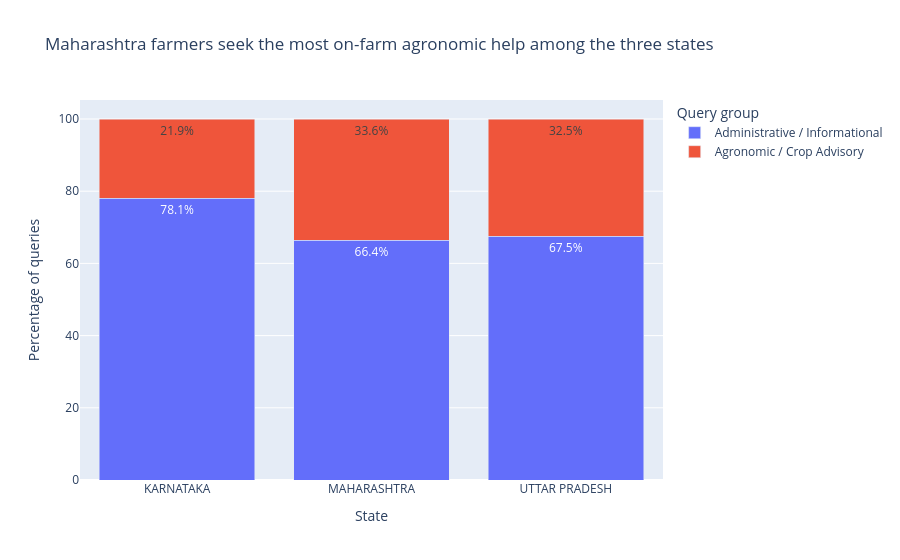

Notebook code cell kept with this figure:
### Markdown cell above
---

## Section 4 — Visualization

Create at least one visualization that supports one of your analysis findings. Your chart should:

- Have a title that states the finding, not just the data (e.g., "Satisfaction scores drop sharply after age 40" not "Satisfaction by age")
- Have labeled axes
- Use a chart type appropriate for your data (bar for categorical comparison, scatter for relationships, line for trends over time)

Below the chart, explain in a markdown cell: why you chose this chart type, and what you want the reader to take away from it.

### Code cell
# Section 4 visualization: Agronomic vs Administrative share by state (stacked %)
viz = (
    q3.groupby(['StateName', 'query_group'])
    .size()
    .reset_index(name='count')
)
state_totals = viz.groupby('StateName')['count'].transform('sum')
viz['pct'] = 100 * viz['count'] / state_totals

fig_viz = px.bar(
    viz,
    x='StateName',
    y='pct',
    color='query_group',
    title='Maharashtra farmers seek the most on-farm agronomic help among the three states',
    labels={'pct': '% of total queries', 'StateName': 'State', 'query_group': 'Query group'},
    text=viz['pct'].round(1).astype(str) + '%',
)
fig_viz.update_layout(
    yaxis_title='Percentage of queries',
    xaxis_title='State',
    legend_title='Query group',
    barmode='stack',
)
fig_viz.update_traces(textposition='inside')
fig_viz.show()

### Figure 1 — Plotly figure (JSON) as saved in the notebook; plotly's stock layout.template omitted (floating-point values rounded to 4 significant figures)
{"data": [{"hovertemplate": "Query group=Administrative / Informational<br>State=%{x}<br>% of total queries=%{y}<br>text=%{text}<extra></extra>", "legendgroup": "Administrative / Informational", "marker": {"color": "#636efa", "pattern": {"shape": ""}}, "name": "Administrative / Informational", "orientation": "v", "showlegend": true, "text": ["78.1%", "66.4%", "67.5%"], "textposition": "inside", "type": "bar", "x": ["KARNATAKA", "MAHARASHTRA", "UTTAR PRADESH"], "xaxis": "x", "y": [78.11, 66.39, 67.5], "yaxis": "y"}, {"hovertemplate": "Query group=Agronomic / Crop Advisory<br>State=%{x}<br>% of total queries=%{y}<br>text=%{text}<extra></extra>", "legendgroup": "Agronomic / Crop Advisory", "marker": {"color": "#EF553B", "pattern": {"shape": ""}}, "name": "Agronomic / Crop Advisory", "orientation": "v", "showlegend": true, "text": ["21.9%", "33.6%", "32.5%"], "textposition": "inside", "type": "bar", "x": ["KARNATAKA", "MAHARASHTRA", "UTTAR PRADESH"], "xaxis": "x", "y": [21.89, 33.61, 32.5], "yaxis": "y"}], "layout": {"barmode": "stack", "legend": {"title": {"text": "Query group"}, "tracegroupgap": 0}, "title": {"text": "Maharashtra farmers seek the most on-farm agronomic help among the three states"}, "xaxis": {"anchor": "y", "domain": [0, 1], "title": {"text": "State"}}, "yaxis": {"anchor": "x", "domain": [0, 1], "title": {"text": "Percentage of queries"}}}}
